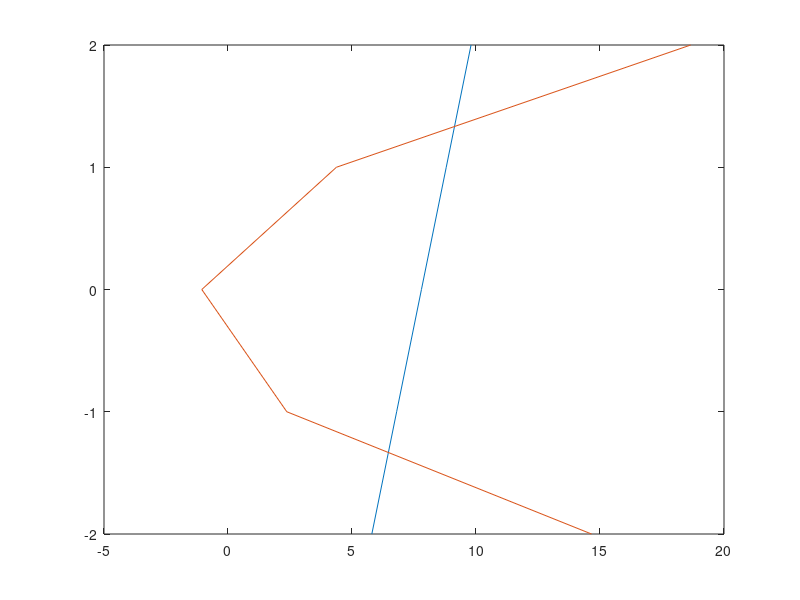

This chart was generated by the following MATLAB code:
clc
clear all

x=[-2 -1 0 1 2];
y=[15 1 1 3 19];

n=length(x);
a=[n sum(x);sum(x) sum(x.*x)]
b=[sum(y);sum(x.*y)]

X=(inv(a)*b)

f=X(1)+X(2)*x;
plot(f,x)

p=[n sum(x) sum(x.*x);sum(x) sum(x.*x) sum(x.^3);sum(x.^2) sum(x.^3) sum(x.^4)];
q=[sum(y);sum(x.*y);sum(x.*x.*y)]
R=(inv(p)*q);

f1=R(1)+R(2)*x+R(3)*(x.^2);
hold on;
plot(f1,x)